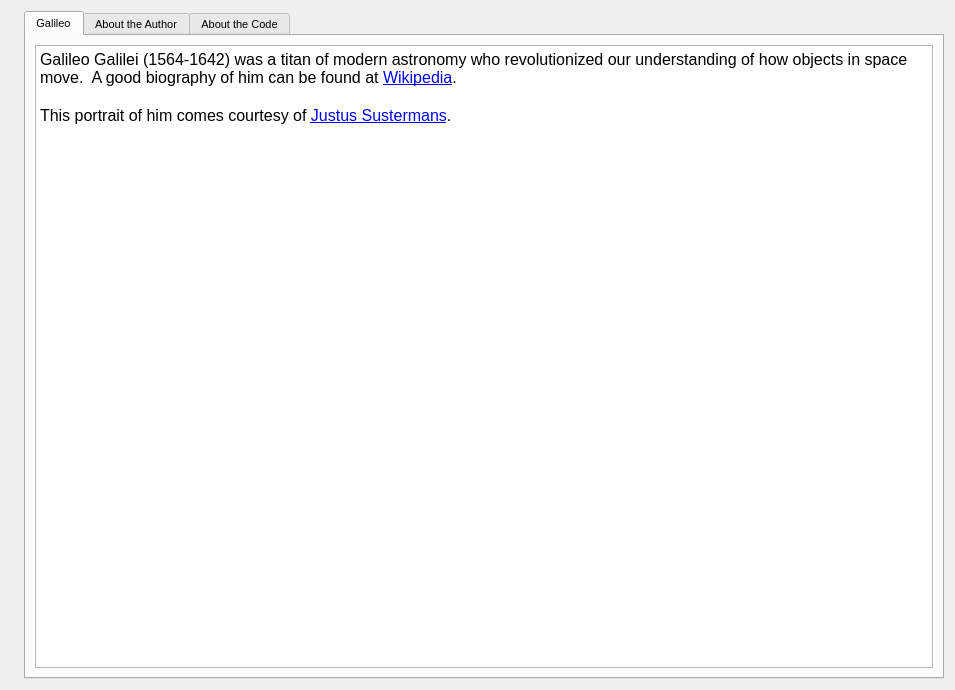
<?xml version="1.0" encoding="UTF-8"?>
<ui version="4.0">
 <class>About</class>
 <widget class="QDialog" name="About">
  <property name="windowModality">
   <enum>Qt::ApplicationModal</enum>
  </property>
  <property name="geometry">
   <rect>
    <x>0</x>
    <y>0</y>
    <width>955</width>
    <height>690</height>
   </rect>
  </property>
  <property name="windowTitle">
   <string>About Galileo</string>
  </property>
  <layout class="QHBoxLayout" name="horizontalLayout_2">
   <item>
    <layout class="QHBoxLayout" name="horizontalLayout">
     <item>
      <widget class="QLabel" name="label">
       <property name="text">
        <string/>
       </property>
       <property name="pixmap">
        <pixmap resource="Galileo.qrc">:/images/Galileo.jpg</pixmap>
       </property>
      </widget>
     </item>
     <item>
      <widget class="QTabWidget" name="tabWidget">
       <property name="font">
        <font>
         <pointsize>8</pointsize>
        </font>
       </property>
       <property name="currentIndex">
        <number>0</number>
       </property>
       <widget class="QWidget" name="tab_1">
        <attribute name="title">
         <string>Galileo</string>
        </attribute>
        <layout class="QVBoxLayout" name="verticalLayout">
         <item>
          <widget class="QTextBrowser" name="textBrowser">
           <property name="font">
            <font>
             <pointsize>8</pointsize>
            </font>
           </property>
           <property name="readOnly">
            <bool>true</bool>
           </property>
           <property name="html">
            <string>&lt;!DOCTYPE HTML PUBLIC &quot;-//W3C//DTD HTML 4.0//EN&quot; &quot;http://www.w3.org/TR/REC-html40/strict.dtd&quot;&gt;
&lt;html&gt;&lt;head&gt;&lt;meta name=&quot;qrichtext&quot; content=&quot;1&quot; /&gt;&lt;style type=&quot;text/css&quot;&gt;
p, li { white-space: pre-wrap; }
&lt;/style&gt;&lt;/head&gt;&lt;body style=&quot; font-family:'MS Shell Dlg 2'; font-size:8pt; font-weight:400; font-style:normal;&quot;&gt;
&lt;p style=&quot; margin-top:0px; margin-bottom:0px; margin-left:0px; margin-right:0px; -qt-block-indent:0; text-indent:0px;&quot;&gt;&lt;span style=&quot; font-size:12pt;&quot;&gt;Galileo Galilei (1564-1642) was a titan of modern astronomy who revolutionized our understanding of how objects in space move.  A good biography of him can be found at &lt;/span&gt;&lt;a href=&quot;https://en.wikipedia.org/wiki/Galileo_Galilei&quot;&gt;&lt;span style=&quot; font-size:12pt; text-decoration: underline; color:#0000ff;&quot;&gt;Wikipedia&lt;/span&gt;&lt;/a&gt;&lt;span style=&quot; font-size:12pt;&quot;&gt;.&lt;/span&gt;&lt;/p&gt;
&lt;p style=&quot;-qt-paragraph-type:empty; margin-top:0px; margin-bottom:0px; margin-left:0px; margin-right:0px; -qt-block-indent:0; text-indent:0px; font-size:12pt;&quot;&gt;&lt;br /&gt;&lt;/p&gt;
&lt;p style=&quot; margin-top:0px; margin-bottom:0px; margin-left:0px; margin-right:0px; -qt-block-indent:0; text-indent:0px;&quot;&gt;&lt;span style=&quot; font-size:12pt;&quot;&gt;This portrait of him comes courtesy of &lt;/span&gt;&lt;a href=&quot;https://en.wikipedia.org/wiki/Justus_Sustermans&quot;&gt;&lt;span style=&quot; font-size:12pt; text-decoration: underline; color:#0000ff;&quot;&gt;Justus Sustermans&lt;/span&gt;&lt;/a&gt;&lt;span style=&quot; font-size:12pt;&quot;&gt;.&lt;/span&gt;&lt;/p&gt;&lt;/body&gt;&lt;/html&gt;</string>
           </property>
           <property name="openExternalLinks">
            <bool>true</bool>
           </property>
          </widget>
         </item>
        </layout>
       </widget>
       <widget class="QWidget" name="tab_2">
        <attribute name="title">
         <string>About the Author</string>
        </attribute>
        <layout class="QVBoxLayout" name="verticalLayout_2">
         <item>
          <widget class="QTextBrowser" name="textBrowser_2">
           <property name="html">
            <string>&lt;!DOCTYPE HTML PUBLIC &quot;-//W3C//DTD HTML 4.0//EN&quot; &quot;http://www.w3.org/TR/REC-html40/strict.dtd&quot;&gt;
&lt;html&gt;&lt;head&gt;&lt;meta name=&quot;qrichtext&quot; content=&quot;1&quot; /&gt;&lt;style type=&quot;text/css&quot;&gt;
p, li { white-space: pre-wrap; }
&lt;/style&gt;&lt;/head&gt;&lt;body style=&quot; font-family:'MS Shell Dlg 2'; font-size:8pt; font-weight:400; font-style:normal;&quot;&gt;
&lt;p style=&quot; margin-top:0px; margin-bottom:0px; margin-left:0px; margin-right:0px; -qt-block-indent:0; text-indent:0px;&quot;&gt;&lt;span style=&quot; font-size:12pt;&quot;&gt;Rob Hansen &amp;lt;&lt;/span&gt;&lt;a href=&quot;mailto:rob@hansen.engineering?subject=Galileo&quot;&gt;&lt;span style=&quot; font-size:12pt; text-decoration: underline; color:#0000ff;&quot;&gt;rob@hansen.engineering&lt;/span&gt;&lt;/a&gt;&lt;span style=&quot; font-size:12pt;&quot;&gt;&amp;gt; wrote this as a way to show how CMake and Qt could be used to create a real application: maybe not a big one, but a useful one that's more than a blank window or a &amp;quot;Hello, World!&amp;quot; button.&lt;/span&gt;&lt;/p&gt;&lt;/body&gt;&lt;/html&gt;</string>
           </property>
           <property name="openExternalLinks">
            <bool>true</bool>
           </property>
          </widget>
         </item>
        </layout>
       </widget>
       <widget class="QWidget" name="tab_3">
        <attribute name="title">
         <string>About the Code</string>
        </attribute>
        <layout class="QVBoxLayout" name="verticalLayout_3">
         <item>
          <widget class="QTextBrowser" name="textBrowser_3">
           <property name="html">
            <string>&lt;!DOCTYPE HTML PUBLIC &quot;-//W3C//DTD HTML 4.0//EN&quot; &quot;http://www.w3.org/TR/REC-html40/strict.dtd&quot;&gt;
&lt;html&gt;&lt;head&gt;&lt;meta name=&quot;qrichtext&quot; content=&quot;1&quot; /&gt;&lt;style type=&quot;text/css&quot;&gt;
p, li { white-space: pre-wrap; }
&lt;/style&gt;&lt;/head&gt;&lt;body style=&quot; font-family:'MS Shell Dlg 2'; font-size:8pt; font-weight:400; font-style:normal;&quot;&gt;
&lt;p style=&quot; margin-top:0px; margin-bottom:0px; margin-left:0px; margin-right:0px; -qt-block-indent:0; text-indent:0px;&quot;&gt;&lt;span style=&quot; font-size:12pt;&quot;&gt;The most current source code is available at &lt;/span&gt;&lt;a href=&quot;https://rjhansen.github.io/galileo&quot;&gt;&lt;span style=&quot; font-size:12pt; text-decoration: underline; color:#0000ff;&quot;&gt;GitHub&lt;/span&gt;&lt;/a&gt;&lt;span style=&quot; font-size:12pt;&quot;&gt;.&lt;/span&gt;&lt;/p&gt;&lt;/body&gt;&lt;/html&gt;</string>
           </property>
           <property name="openExternalLinks">
            <bool>true</bool>
           </property>
          </widget>
         </item>
        </layout>
       </widget>
      </widget>
     </item>
    </layout>
   </item>
  </layout>
 </widget>
 <resources>
  <include location="Galileo.qrc"/>
 </resources>
 <connections/>
</ui>
